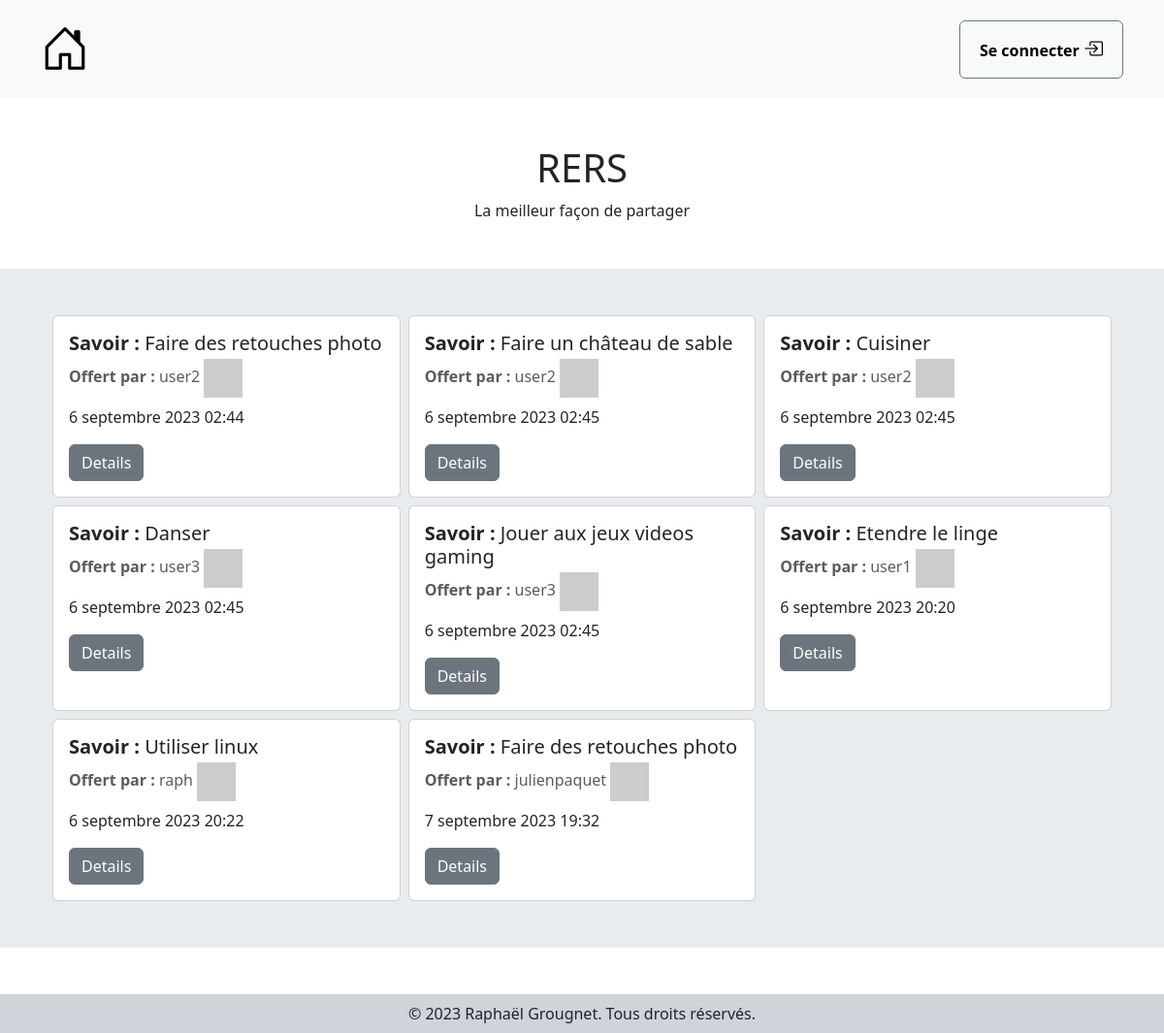
The app's page /, older data.
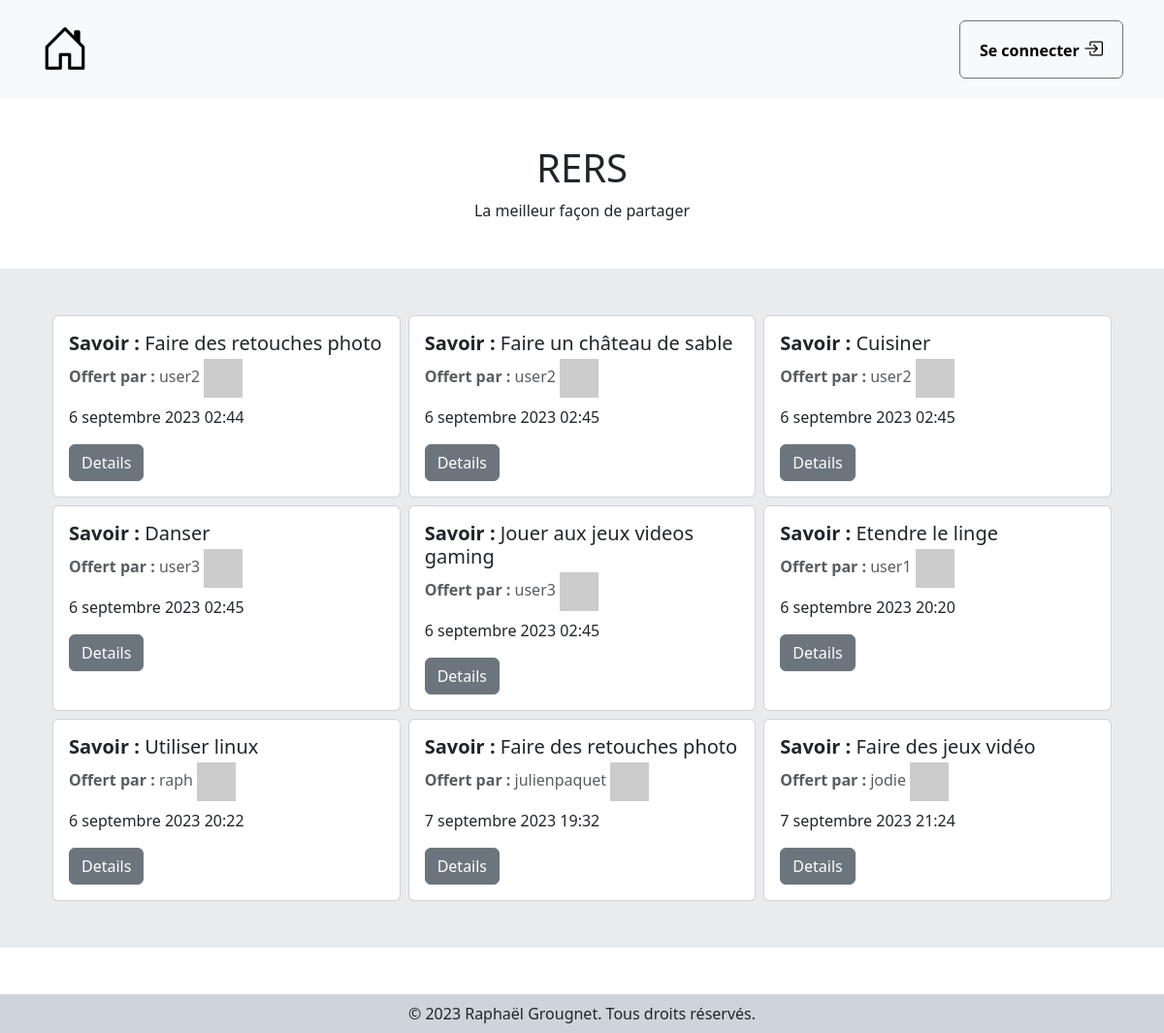
The same page, newer data.
### rers/models.py (models this page shows, shortened)
class Offre(models.Model):
    created_at = models.DateTimeField(auto_now_add=True, auto_now=False)
    id_user = models.ForeignKey(User, on_delete=models.CASCADE)
    id_savoir = models.ForeignKey(Savoir, on_delete=models.CASCADE)

class Savoir(models.Model):
    created_at = models.DateTimeField(auto_now_add=True, auto_now=False)
    nom = models.CharField(max_length=150)
    description = models.TextField()

class User(AbstractUser):
    pass

### rers/views.py (the view)
# urls.py: path('', views.index, name='index'),
def index(request):
    offres = Offre.objects.exclude(echange__status=1)
    return render(request, 'rers/index.html', {'offres': offres})

### rers/templates/rers/index.html
{% extends "rers/base.html" %}
{% block content %}
<div class="d-flex flex-column align-items-center my-5 text-center">
    <h1>RERS</h1>
    <span>La meilleur façon de partager</span>
</div>
<section class="bg-body-secondary mt-5 py-5">
    <div class="container px-4 overflow-hidden">
        <div class="row g-2">
            {% for offre in offres %}
            {% if offre.id_savoir.status != 1 %}
            <div class="col-md-6 col-lg-4">
                <div class="card h-100">
                    <div class="card-body">
                        <h5 class="card-title"><b>Savoir :</b> <span>{{offre.id_savoir.nom}}</span></h5>
                        <h6 class="card-subtitle mb-2 text-body-secondary"><b>Offert par :</b>
                            <span>{{offre.id_user.username}}</span> <img class="pfp-card"
                                src="https://robohash.org/{{offre.id_user.id}}" alt="pfp-card"></h6>
                        <p class="card-text">{{offre.created_at}}</p>
                        <a href="{% url 'details_offer' offre.id %}" class="card-link btn btn-secondary">Details</a>
                    </div>
                </div>
            </div>
            {% endif %}
            {% endfor %}
        </div>
    </div>
</section>
{% endblock %}

Row changes from the older to the newer data that the page shows:
added Offre: id_savoir.nom "Faire des jeux vidéo", id_user.username "jodie", created_at "7 septembre 2023 21:24"
